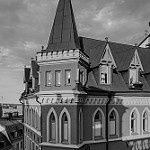
#> input picture dataset/landscape Images/gray/1364.jpg, 150 x 150 px; its folder holds only this picture in this run
$ python edge_map.py
#> lines starting #> are read from the running program, lines starting #| are printed output that depends on the picture; after the words box and inside, x2 and y2 are one past the last pixel; in counts of white or black regions, pixels touching at a corner belong together
import os
import cv2

GRAY_DIR = "dataset/landscape Images/gray"
EDGE_DIR = "dataset/landscape Images/edges"
os.makedirs(EDGE_DIR, exist_ok=True)

#Duyet qua toan bo anh trong thu muc
for filename in os.listdir(GRAY_DIR):
    if filename.lower().endswith(('.jpg', '.jpeg', '.png')):
        path = os.path.join(GRAY_DIR, filename)
        img = cv2.imread(path, cv2.IMREAD_GRAYSCALE)
#> img is the input picture: shape (150, 150); min 0, max 252, mean 110.7

        if img is None:
            print(f"Bo qua anh: {filename}")
            continue
        #lam muot de giam nhieu
        blur = cv2.GaussianBlur(img, (3,3), 0)
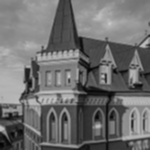
#> blur: shape (150, 150); min 3, max 200, mean 110.7
        #phat hien bien bang canny
        edges = cv2.Canny(blur, threshold1=50, threshold2=150)
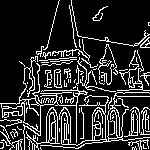
#> edges: shape (150, 150); 17.5% white in thin lines or dots
        #Luu anh bien
        save_path = os.path.join(EDGE_DIR, filename)
        cv2.imwrite(save_path, edges)

print("da tao ban do bien cho toan bo anh.")

$ run again, on dataset/landscape Images/gray/2011.jpg
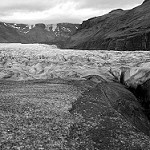
#> input picture dataset/landscape Images/gray/2011.jpg, 150 x 150 px
#> img is the input picture: shape (150, 150); min 0, max 255, mean 115.6
#> `blur = cv2.GaussianBlur(img, (3,3), 0)`:
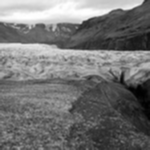
#> blur: shape (150, 150); min 1, max 255, mean 115.7
#> `edges = cv2.Canny(blur, threshold1=50, threshold2=150)`:
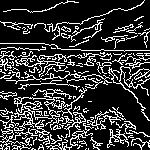
#> edges: shape (150, 150); 21.3% white in thin lines or dots

$ run again, on dataset/landscape Images/gray/2040.jpg
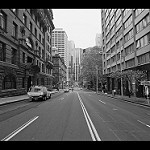
#> input picture dataset/landscape Images/gray/2040.jpg, 150 x 150 px
#> img is the input picture: shape (150, 150); min 0, max 255, mean 95.5
#> `blur = cv2.GaussianBlur(img, (3,3), 0)`:
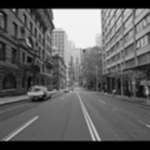
#> blur: shape (150, 150); min 0, max 246, mean 95.5
#> `edges = cv2.Canny(blur, threshold1=50, threshold2=150)`:
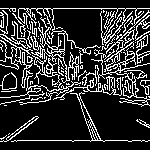
#> edges: shape (150, 150); 19.5% white in thin lines or dots, all inside (x1, y1, x2, y2) = (0, 8, 150, 142)

$ run again, on dataset/landscape Images/gray/2062.jpg
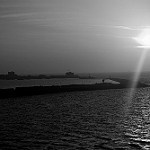
#> input picture dataset/landscape Images/gray/2062.jpg, 150 x 150 px
#> img is the input picture: shape (150, 150); min 0, max 255, mean 84.1
#> `blur = cv2.GaussianBlur(img, (3,3), 0)`:
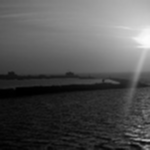
#> blur: shape (150, 150); min 0, max 251, mean 84.1
#> `edges = cv2.Canny(blur, threshold1=50, threshold2=150)`:
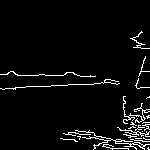
#> edges: shape (150, 150); 4.6% white in thin lines or dots, all inside (x1, y1, x2, y2) = (0, 31, 150, 150)

$ run again, on dataset/landscape Images/gray/1414.jpg
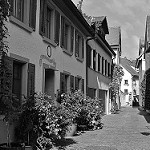
#> input picture dataset/landscape Images/gray/1414.jpg, 150 x 150 px
#> img is the input picture: shape (150, 150); min 0, max 255, mean 97.3
#> `blur = cv2.GaussianBlur(img, (3,3), 0)`:
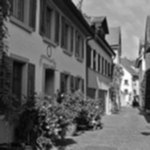
#> blur: shape (150, 150); min 4, max 254, mean 97.4
#> `edges = cv2.Canny(blur, threshold1=50, threshold2=150)`:
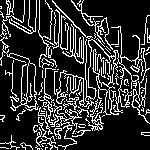
#> edges: shape (150, 150); 19.8% white in thin lines or dots
